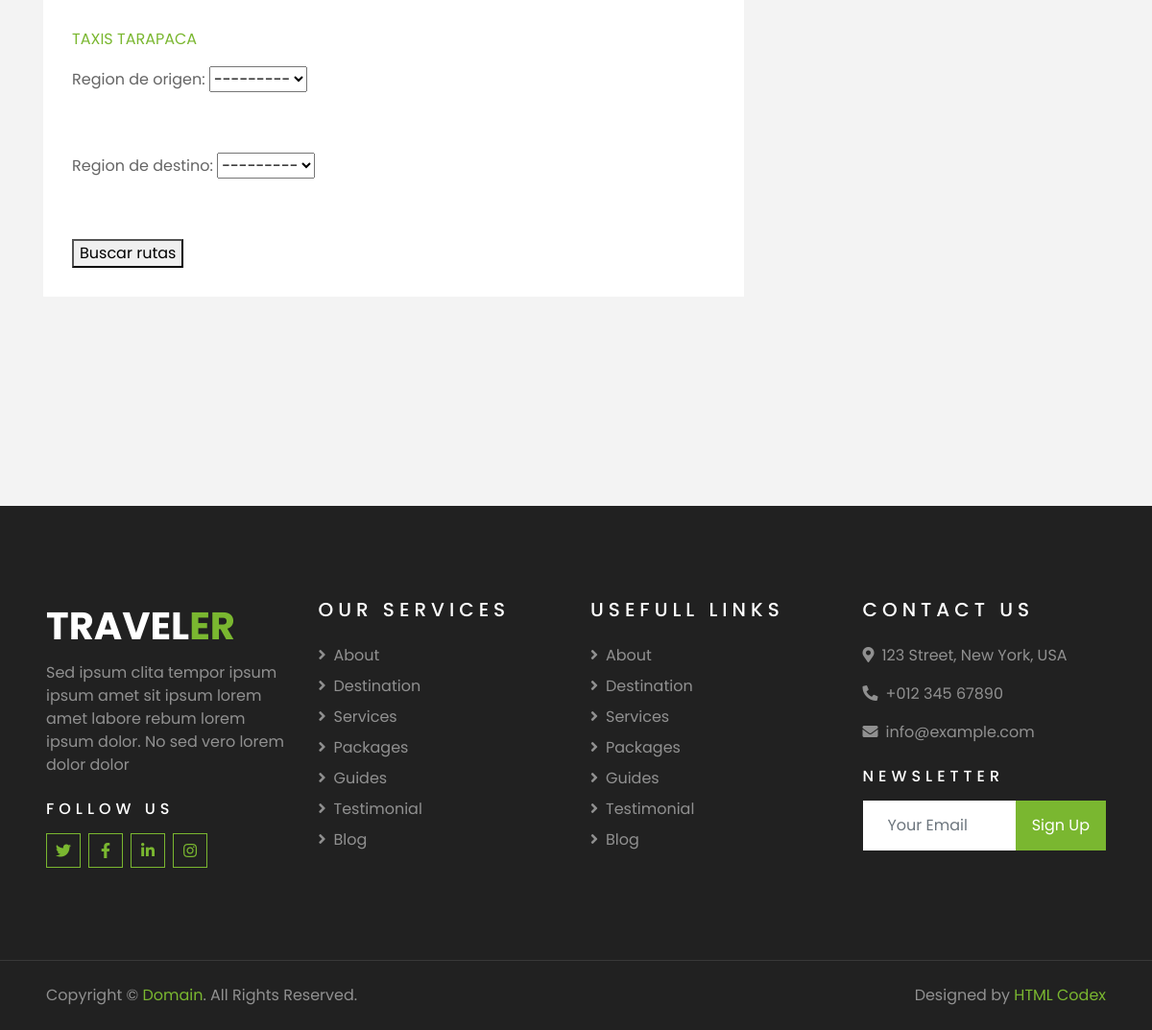
/es/isr_srap/ (lower part), run on an earlier commit of the app's database.
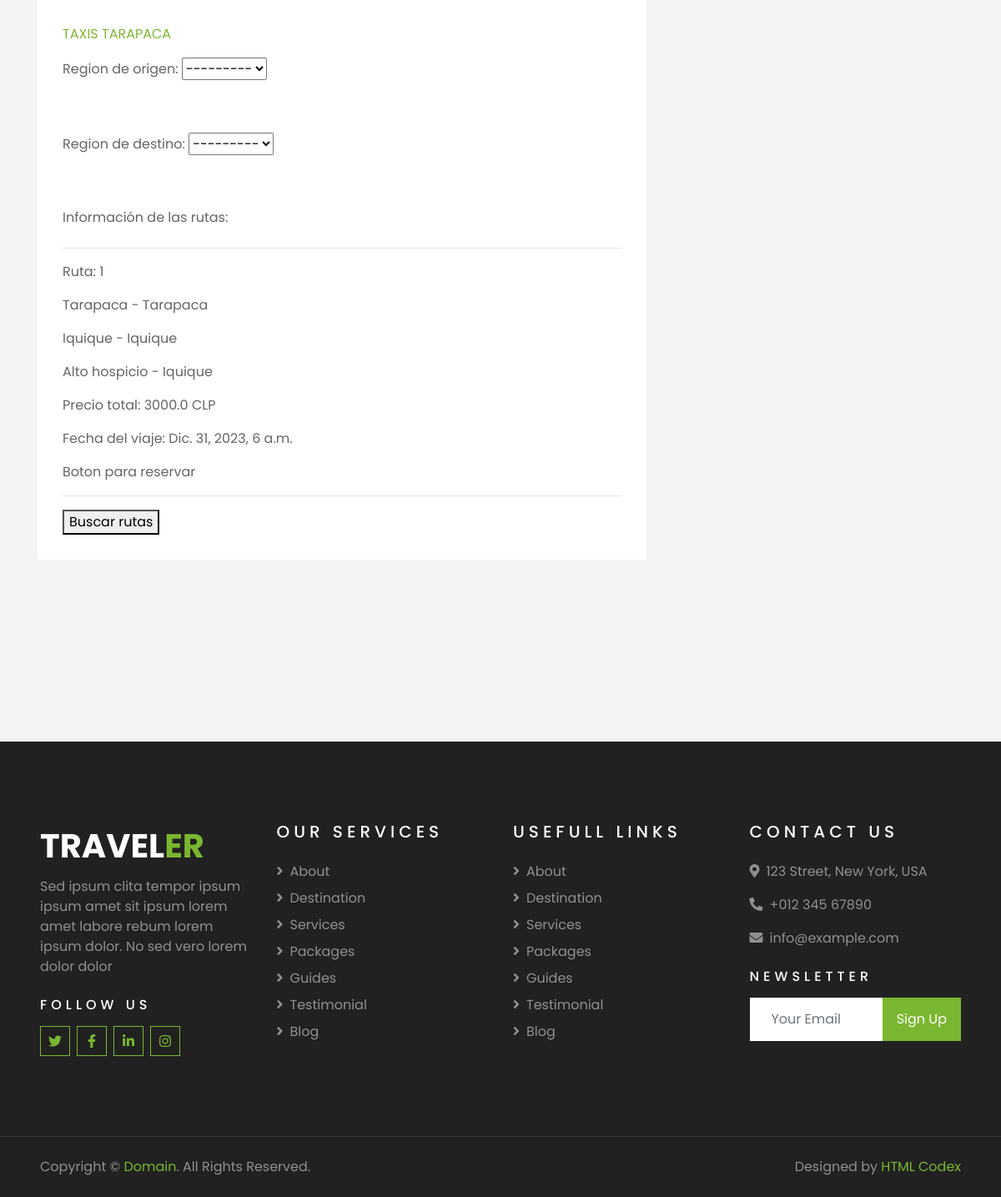
And on a later commit of the database.
### Gestion_viajes/models.py (models this page shows)
class Ruta(models.Model):
    id = models.AutoField(primary_key=True,unique=True)
    origen = models.CharField(max_length=254,null=True,blank=True)
    numero_origen = models.IntegerField(null=True,blank=True)
    tipo_origen = models.ForeignKey(TiposCalle,on_delete = models.SET_NULL,blank=True,null=True,default=None,related_name='ruta_torigen')
    destino = models.CharField(max_length=54,null=True,blank=True)
    numero_destino = models.IntegerField(null=True,blank=True)
    tipo_destino = models.ForeignKey(TiposCalle,on_delete = models.SET_NULL,blank=True,null=True,default=None,related_name='ruta_tdestino')
    fecha_viaje = models.DateTimeField(null=True,blank=True)
    anulado = models.IntegerField(null=True,blank=True)
    motivo_anulacion = models.TextField(null=True,blank=True)
    observacion = models.CharField(max_length=254,null=True,blank=True)
    descripcion = models.TextField(null=True,blank=True)
    tipo_tarifa = models.IntegerField(null=True,blank=True)
    monto_tarifa = models.FloatField(null=True,blank=True)
    region = models.ForeignKey(Region,on_delete=models.SET_NULL,null=True,blank=True,default=None)
    ciudad = models.ForeignKey(Ciudad,on_delete=models.SET_NULL,null=True,blank=True,default=None)
    comuna = models.ForeignKey(Comuna,on_delete=models.SET_NULL,null=True,blank=True,default=None)
    region_destino = models.ForeignKey(Region,on_delete=models.SET_NULL,null=True,blank=True,default=None,related_name='ruta_rdestino')
    ciudad_destino = models.ForeignKey(Ciudad,on_delete=models.SET_NULL,null=True,blank=True,default=None,related_name='ruta_cidestino')
    comuna_destino = models.ForeignKey(Comuna,on_delete=models.SET_NULL,null=True,blank=True,default=None,related_name='ruta_codestino')
    deleted_at = models.DateTimeField(null=True,blank=True)
    created_at = models.DateTimeField(null=True,blank=True)

class Region(models.Model):
    id = models.AutoField(primary_key=True,unique=True)
    nombre = models.CharField(max_length=254,blank=True,null=True)
    pais = models.ForeignKey(Pais,on_delete=models.SET_NULL,blank=True,null=True)
    deleted_at = models.DateTimeField(null=True,blank=True)
    created_at = models.DateTimeField(null=True,blank=True)
    def __str__(self):
        return self.nombre

class Ciudad(models.Model):
    id = models.AutoField(primary_key=True,unique=True)
    nombre = models.CharField(max_length=254,blank=True,null=True)
    region = models.ForeignKey(Region,on_delete=models.SET_NULL,blank=True,null=True)
    deleted_at = models.DateTimeField(null=True,blank=True)
    created_at = models.DateTimeField(null=True,blank=True)
    def __str__(self):
        return self.nombre

class Comuna(models.Model):
    id = models.AutoField(primary_key=True,unique=True)
    nombre = models.CharField(max_length=254,blank=True,null=True)
    ciudad = models.ForeignKey(Ciudad,on_delete=models.SET_NULL,blank=True,null=True)
    deleted_at = models.DateTimeField(null=True,blank=True)
    created_at = models.DateTimeField(null=True,blank=True)
    def __str__(self):
        return self.nombre

### Gestion_viajes/views.py (the view)
# urls.py: path("isr_srap/",views.usr_busqueda_reserva,name='usr_busqueda_reserva'),
def usr_busqueda_reserva(request):
    usuario = request.session.get('user')
    if request.method == 'POST':
        form = RutaForm(request.POST)
        if form.is_valid() and form is not None:
            if usuario is not None:
                context = {'form':form}
                ruta_vehiculo = form.save(commit=False)
                fecha_ruta = ruta_vehiculo.fecha_viaje
                region_origen = ruta_vehiculo.region
                ciudad_origen = ruta_vehiculo.ciudad
                comuna_origen = ruta_vehiculo.comuna
                region_destino = ruta_vehiculo.region_destino
                ciudad_destino = ruta_vehiculo.ciudad_destino
                comuna_destino = ruta_vehiculo.comuna_destino
                print(region_origen)
                print(region_destino)
                try:
                    rutas_region = Ruta.objects.filter(region=region_origen,region_destino=region_destino,deleted_at=None)
                    if rutas_region is not None:
                        context = {'form':form,'rutas':rutas_region}
                except:
                    rutas_region = None
                if ciudad_origen is not None and ciudad_destino is not None:
                    try:
                        rutas_ciudad = Ruta.objects.filter(ciudad=ciudad_origen,ciudad_destino=ciudad_destino,deleted_at=None)
                        if rutas_ciudad is not None:
                            context = {'form':form,'rutas':rutas_ciudad}
                    except:
                        rutas_ciudad = None
                if comuna_origen is not None and comuna_destino is not None:
                    try:
                        rutas_comuna = Ruta.objects.filter(comuna=comuna_origen,comuna_destino=comuna_destino,deleted_at=None)
                        if rutas_comuna is not None:
                            context = {'form':form,'rutas':rutas_comuna}
                    except:
                        rutas_comuna = None
                print(context)
                return render(request,'Gestion_viajes/usr_busqueda_reserva.html',context)
            else:
                form = RutaForm()
                rutas = Ruta.objects.filter(deleted_at=None)
                context = {'rutas':rutas,'form':form}
                return render(request,'Gestion_viajes/usr_busqueda_reserva.html',context)
    else:
        form = RutaForm()
        rutas = Ruta.objects.filter(deleted_at=None)
        context = {'rutas':rutas,'form':form}
        return render(request,'Gestion_viajes/usr_busqueda_reserva.html',context)

### Gestion_viajes/forms.py
class RutaForm(forms.ModelForm):
    class Meta:
        model = Ruta
        fields = ['monto_tarifa','region','ciudad','comuna','region_destino','ciudad_destino','comuna_destino']
        widgets = {
            'region': forms.Select(attrs={'required':'required'}),
            'ciudad': forms.Select(attrs={'hidden':'true'}),
            'comuna': forms.Select(attrs={'hidden':'true'}),
            'region_destino': forms.Select(attrs={'required':'required'}),
            'ciudad_destino': forms.Select(attrs={'hidden':'true'}),
            'comuna_destino': forms.Select(attrs={'hidden':'true'}),
        }

### Taxis_tarapaca/templates/Gestion_viajes/usr_busqueda_reserva.html (shortened to what this page needs)
{% extends "user_page.html" %}
{% load cms_tags %}
{% block content %}
    <form method="post" action="{% url 'usr_busqueda_reserva' %}">
        <div class="form-group">
            <label for="{{ form.region.id_for_label }}">Region de origen:</label>
            {{ form.region }}
        </div>
        <br>
        <div class="form-group">
            <label for="{{ form.region_destino.id_for_label }}">Region de destino:</label>
            {{ form.region_destino }}
        </div>
        <br>
        {% if rutas %}
        <label>Información de las rutas:</label>
        <hr>
            {% for ruta in rutas %}
                <p>Ruta: {{ ruta.id }}</p>
                <p>{{ ruta.region }} - {{ ruta.region_destino }}</p>
                {% if ruta.ciudad is not None and ruta.ciudad_destino is not None %}
                    <p>{{ ruta.ciudad }} - {{ruta.ciudad_destino}}</p>
                {% endif %}
                {% if ruta.comuna is not None and ruta.comuna_destino is not None %}
                    <p>{{ ruta.comuna }} - {{ruta.comuna_destino}}</p>
                {% endif %}
                <p>Precio total: {{ ruta.monto_tarifa }} CLP</p>
                <p>Fecha del viaje: {{ ruta.fecha_viaje }}<p>
                Boton para reservar
                <hr>
            {% endfor %}
        {% endif %}
        <button type="submit">Buscar rutas</button>
    </form>
{% endblock content %}

### Taxis_tarapaca/templates/user_page.html (shortened to what this page needs)
{% load cms_tags menu_tags sekizai_tags static %}
<!doctype html>
<html>
    <head>
        <link rel="stylesheet" type="text/css" href="{% static 'Gestion_viajes/css/base.css' %}">
        <link href="https://cdnjs.cloudflare.com/ajax/libs/font-awesome/5.10.0/css/all.min.css" rel="stylesheet">
        <link href="{% static 'lib/owlcarousel/assets/owl.carousel.min.css" rel="stylesheet' %}">
        <link href="{% static 'lib/tempusdominus/css/tempusdominus-bootstrap-4.min.css" rel="stylesheet' %}"/>
    </head>
    <body>
        <div class="container-fluid py-5">
            <div class="container py-5">
                <div class="row">
                    <div class="col-lg-8">
                        <div class="pb-3">
                            <div class="bg-white mb-3" style="padding: 30px;">
                                <div class="d-flex mb-3">
                                    <a class="text-primary text-uppercase text-decoration-none" href="">Taxis Tarapaca</a>
                                </div>
                                {% block content %}{% endblock content %}
                            </div>
                        </div>
                    </div>
                </div>
            </div>
        </div>
        <div class="container-fluid bg-dark text-white-50 py-5 px-sm-3 px-lg-5" style="margin-top: 90px;">
            <div class="row pt-5">
                <div class="col-lg-3 col-md-6 mb-5">
                    <a href="" class="navbar-brand">
                        <h1 class="text-primary"><span class="text-white">TRAVEL</span>ER</h1>
                    </a>
                    <p>Sed ipsum clita tempor ipsum ipsum amet sit ipsum lorem amet labore rebum lorem ipsum dolor. No sed vero lorem dolor dolor</p>
                    <h6 class="text-white text-uppercase mt-4 mb-3" style="letter-spacing: 5px;">Follow Us</h6>
                    <div class="d-flex justify-content-start">
                        <a class="btn btn-outline-primary btn-square mr-2" href="#"><i class="fab fa-twitter"></i></a>
                        <a class="btn btn-outline-primary btn-square mr-2" href="#"><i class="fab fa-facebook-f"></i></a>
                        <a class="btn btn-outline-primary btn-square mr-2" href="#"><i class="fab fa-linkedin-in"></i></a>
                        <a class="btn btn-outline-primary btn-square" href="#"><i class="fab fa-instagram"></i></a>
                    </div>
                </div>
                <div class="col-lg-3 col-md-6 mb-5">
                    <h5 class="text-white text-uppercase mb-4" style="letter-spacing: 5px;">Our Services</h5>
                    <div class="d-flex flex-column justify-content-start">
                        <a class="text-white-50 mb-2" href="#"><i class="fa fa-angle-right mr-2"></i>About</a>
                        <a class="text-white-50 mb-2" href="#"><i class="fa fa-angle-right mr-2"></i>Destination</a>
                        <a class="text-white-50 mb-2" href="#"><i class="fa fa-angle-right mr-2"></i>Services</a>
                        <a class="text-white-50 mb-2" href="#"><i class="fa fa-angle-right mr-2"></i>Packages</a>
                        <a class="text-white-50 mb-2" href="#"><i class="fa fa-angle-right mr-2"></i>Guides</a>
                        <a class="text-white-50 mb-2" href="#"><i class="fa fa-angle-right mr-2"></i>Testimonial</a>
                        <a class="text-white-50" href="#"><i class="fa fa-angle-right mr-2"></i>Blog</a>
                    </div>
                </div>
                <div class="col-lg-3 col-md-6 mb-5">
                    <h5 class="text-white text-uppercase mb-4" style="letter-spacing: 5px;">Usefull Links</h5>
                    <div class="d-flex flex-column justify-content-start">
                        <a class="text-white-50 mb-2" href="#"><i class="fa fa-angle-right mr-2"></i>About</a>
                        <a class="text-white-50 mb-2" href="#"><i class="fa fa-angle-right mr-2"></i>Destination</a>
                        <a class="text-white-50 mb-2" href="#"><i class="fa fa-angle-right mr-2"></i>Services</a>
                        <a class="text-white-50 mb-2" href="#"><i class="fa fa-angle-right mr-2"></i>Packages</a>
                        <a class="text-white-50 mb-2" href="#"><i class="fa fa-angle-right mr-2"></i>Guides</a>
                        <a class="text-white-50 mb-2" href="#"><i class="fa fa-angle-right mr-2"></i>Testimonial</a>
                        <a class="text-white-50" href="#"><i class="fa fa-angle-right mr-2"></i>Blog</a>
                    </div>
                </div>
                <div class="col-lg-3 col-md-6 mb-5">
                    <h5 class="text-white text-uppercase mb-4" style="letter-spacing: 5px;">Contact Us</h5>
                    <p><i class="fa fa-map-marker-alt mr-2"></i>123 Street, New York, USA</p>
                    <p><i class="fa fa-phone-alt mr-2"></i>+012 345 67890</p>
                    <p><i class="fa fa-envelope mr-2"></i>info@example.com</p>
                    <h6 class="text-white text-uppercase mt-4 mb-3" style="letter-spacing: 5px;">Newsletter</h6>
                    <div class="w-100">
                        <div class="input-group">
                            <input type="text" class="form-control border-light" style="padding: 25px;" placeholder="Your Email">
                            <div class="input-group-append">
                                <button class="btn btn-primary px-3">Sign Up</button>
                            </div>
                        </div>
                    </div>
                </div>
            </div>
        </div>
        <div class="container-fluid bg-dark text-white border-top py-4 px-sm-3 px-md-5" style="border-color: rgba(256, 256, 256, .1) !important;">
            <div class="row">
                <div class="col-lg-6 text-center text-md-left mb-3 mb-md-0">
                    <p class="m-0 text-white-50">Copyright &copy; <a href="#">Domain</a>. All Rights Reserved.</a>
                    </p>
                </div>
                <div class="col-lg-6 text-center text-md-right">
                    <p class="m-0 text-white-50">Designed by <a href="https://htmlcodex.com">HTML Codex</a>
                    </p>
                </div>
            </div>
        </div>
    </body>
</html>

What changed in the data, as far as the page shows it:
added Ruta: id "1", region "Tarapaca", region_destino "Tarapaca", ciudad "Iquique", ciudad_destino "Iquique", comuna "Alto hospicio", comuna_destino "Iquique", monto_tarifa "3000.0", fecha_viaje "Dic. 31, 2023, 6 a.m."
Also different on the page:
text now shown: "Información de las rutas:"
